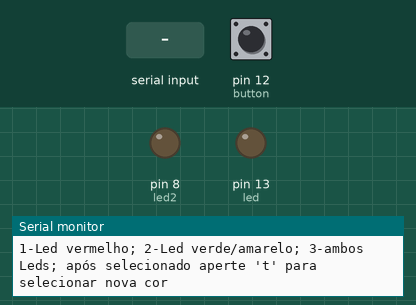
Simulated run of this sketch. Board: Arduino Uno, built with avr-gcc and run on an emulated ATmega328P. Shown: output pins drawn as LEDs (lit = HIGH), the last lines printed to the serial monitor. The test bench sets the inputs (shaded band); at power-on: pin 12 (button) HIGH.

Above: at 1.8 s.
1.9 s: "3" received over Serial
3.4 s: pin 12 (button) pulled LOW for 0.15 s
At 3.47 s:
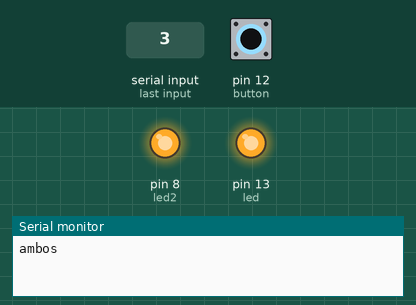
5.0 s: pin 12 (button) pulled LOW for 3.2 s
At 8.6 s:
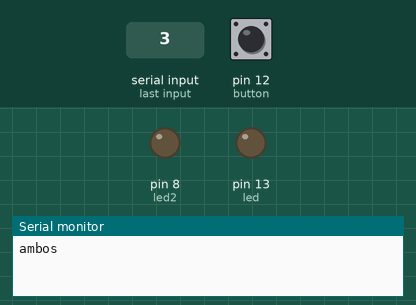
9.7 s: "t" received over Serial
11.2 s: "1" received over Serial
Timing chart, 0 to 13.7 s (numbered marks = the images above; inputs shaded):
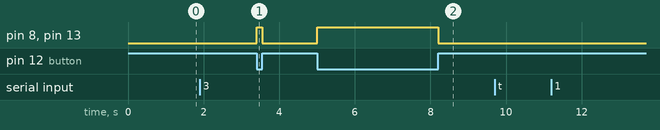

The sketch:

ledsComSenhat.ino
```cpp
  const int led = 13;
  const int led2 = 8;
  const int button = 12;
  bool looping = true;
  int logi = 0;
void teste(){
  while(looping){
    if(Serial.read() == '1'){
      logi = 1;
      Serial.println("vermelho");
      looping = false;
    }
    else if(Serial.read() == '2'){
      logi = 2;
      Serial.println("verde/amarelo");
      looping = false;
    }

    else if(Serial.read() == '3'){
      logi = 3;
      Serial.println("ambos");
      looping = false;

    }
  }
}
void setup() {
  pinMode(led, OUTPUT);
  pinMode(button, INPUT_PULLUP);
  pinMode(led2, OUTPUT);
  Serial.begin(9600);
  digitalWrite(led, LOW);
}

void loop() {
  delay(1000);
  Serial.println("1-Led vermelho; 2-Led verde/amarelo; 3-ambos Leds; após selecionado aperte 't' para selecionar nova cor");
  looping = true;
  teste();


    while(logi==1){
     if(digitalRead(button) == LOW){
       digitalWrite(led, HIGH);
     }
     else{
       digitalWrite(led, LOW);
     }
     if (Serial.read() == 't'){
       Serial.println("1-Led vermelho; 2-Led verde/amarelo; 3-ambos Leds;");
       looping = true;
       teste();
     }
   }


   while(logi==2){
     if(digitalRead(button) == LOW){
       digitalWrite(led2, HIGH);
     }
     else{
       digitalWrite(led2, LOW);
     }
     if(Serial.read() == 't'){
       Serial.println("1-Led vermelho; 2-Led verde/amarelo; 3-ambos Leds;");
       looping = true;
       teste();
     }
   }


   while(logi==3){
     if(digitalRead(button) == LOW){
       digitalWrite(led, HIGH);
       digitalWrite(led2, HIGH);
     }
     else{
       digitalWrite(led, LOW);
       digitalWrite(led2, LOW);
     }
     if(Serial.read() == 't'){
       Serial.println("1-Led vermelho; 2-Led verde/amarelo; 3-ambos Leds;");
       looping = true;
       teste();
     }
   }


}
```

Measured:
- after the input at 3.4 s, pin 8 (led2), pin 13 (led): LOW → HIGH at once, → LOW 0.15 s later
- after the input at 5.0 s, pin 8 (led2), pin 13 (led): LOW → HIGH at once, → LOW 3.2 s later
